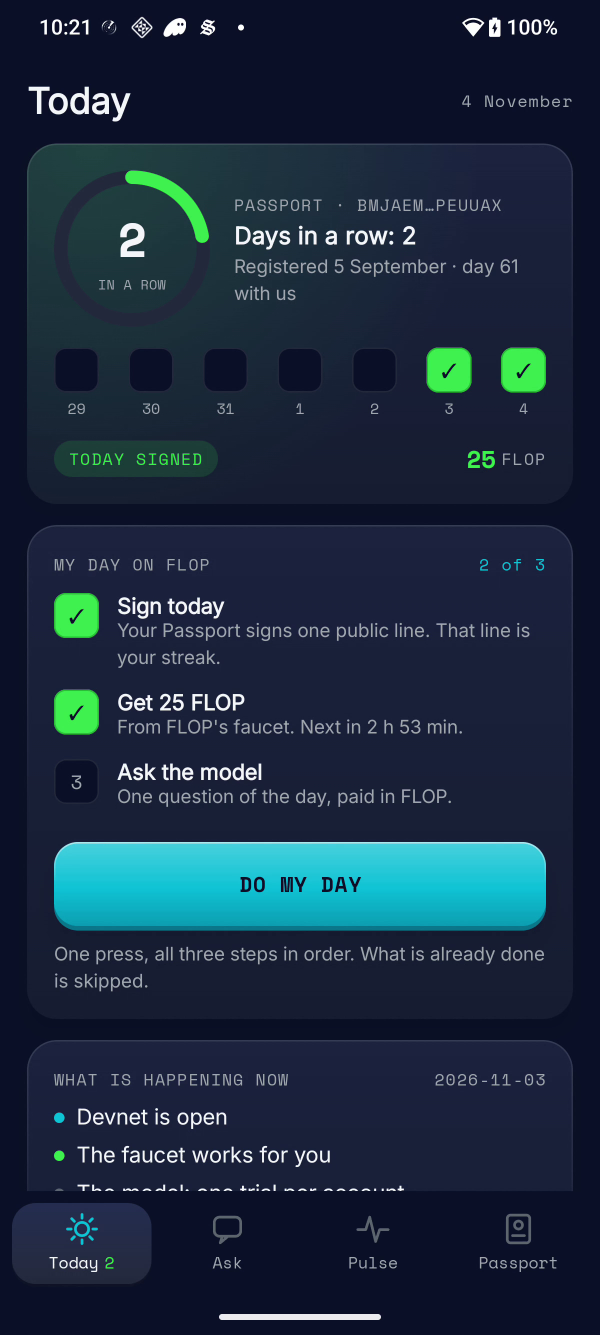
#> input picture design/store/raw/01-today.png, 1200 x 2670 px (shown at 1/2 size)
$ python build_banner.py
#> lines starting #> are read from the running program, lines starting #| are printed output that depends on the picture; after the words box and inside, x2 and y2 are one past the last pixel; in counts of white or black regions, pixels touching at a corner belong together
### design/store/showcase.py
"""Shared pieces for the store art that is built out of real phone captures.

The banner and the screenshots both want the same three things: a screen cut out
of a Seeker capture, a device shape to put it in, and a way to stand that device
at an angle. They live here so the two builders cannot drift apart.

Nothing in here invents a look. The palette is the app's own, the fonts are the
two the app ships, and every screen is a capture from the phone rather than a
mockup - which is the whole reason the art can be trusted to match what a person
installs.
"""
from __future__ import annotations

import os

import numpy as np
from PIL import Image, ImageDraw, ImageFilter

ROOT = os.path.abspath(os.path.join(os.path.dirname(os.path.abspath(__file__)), "..", ".."))
OUT = os.path.join(ROOT, "design", "store")
RAW = os.path.join(OUT, "raw")
FONTS = os.path.join(ROOT, "app", "src", "main", "res", "font")
MONO_B = os.path.join(FONTS, "space_mono_bold.ttf")
MONO_R = os.path.join(FONTS, "space_mono_regular.ttf")
INTER = os.path.join(FONTS, "inter_regular.ttf")

BASE = (10, 17, 40)
CYAN = (0, 180, 216)
BLUE = (4, 102, 200)
GREEN = (50, 215, 75)
ICE = (245, 247, 250)
GREY = (92, 102, 112)

# Measured on this Seeker, not guessed: the status bar ends at y=90 and the
# gesture pill owns the last 58 rows. Neither is the app, and both date a
# screenshot with somebody's battery level and notification icons.
STATUS_BAR_PX = 90
GESTURE_PILL_PX = 58


def screen(name):
    """One capture with the system furniture cropped off."""
    im = Image.open(os.path.join(RAW, name)).convert("RGB")
    return im.crop((0, STATUS_BAR_PX, im.width, im.height - GESTURE_PILL_PX))


def device(im, width, radius=0.055, edge=(58, 84, 132), edge_px=3):
    """Put a screen in a rounded body with a hairline edge, on transparency.

    The rounding is done at four times the size and scaled down, because a mask
    drawn straight at final size gives corners with visible steps in them.
    """
    h = round(im.height * width / im.width)
    im = im.resize((width, h), Image.LANCZOS).convert("RGBA")
    r = int(width * radius)

    s = 4
    mask = Image.new("L", (width * s, h * s), 0)
    ImageDraw.Draw(mask).rounded_rectangle((0, 0, width * s - 1, h * s - 1), radius=r * s, fill=255)
    mask = mask.resize((width, h), Image.LANCZOS)

    body = Image.new("RGBA", (width, h), (0, 0, 0, 0))
    body.paste(im, (0, 0))
    body.putalpha(mask)

    ring = Image.new("RGBA", (width, h), (0, 0, 0, 0))
    ImageDraw.Draw(ring).rounded_rectangle(
        (edge_px / 2, edge_px / 2, width - edge_px / 2 - 1, h - edge_px / 2 - 1),
        radius=r, outline=edge + (255,), width=edge_px,
    )
    body.alpha_composite(ring)
    return body


def _coeffs(dst, src):
    """Perspective coefficients mapping output points back to input points."""
    a, b = [], []
    for (x, y), (u, v) in zip(dst, src):
        a.append([x, y, 1, 0, 0, 0, -u * x, -u * y])
        a.append([0, 0, 0, x, y, 1, -v * x, -v * y])
        b += [u, v]
    return np.linalg.lstsq(np.array(a, float), np.array(b, float), rcond=None)[0]


def stand(im, lean, facing):
    """Tilt a device as if it were standing at an angle to the viewer.

    `lean` is how much of its height the far edge loses, 0 for flat on and about
    0.3 for a hard angle. `facing` is the side the near edge is on: a device to
    the left of the centre faces right, so its right edge is the tall one.

    The canvas grows by the same amount it would otherwise crop, so nothing is
    cut off and the caller can keep positioning by the centre.
    """
    w, h = im.size
    cut = h * lean / 2
    pad = int(cut) + 2
    canvas = Image.new("RGBA", (w, h + pad * 2), (0, 0, 0, 0))
    canvas.paste(im, (0, pad))
    W, H = canvas.size

    if facing == "right":
        dst = [(0, pad + cut), (W, pad), (W, H - pad), (0, H - pad - cut)]
    else:
        dst = [(0, pad), (W, pad + cut), (W, H - pad - cut), (0, H - pad)]
    src = [(0, 0), (W, 0), (W, H), (0, H)]
    return canvas.transform((W, H), Image.PERSPECTIVE, _coeffs(dst, src), Image.BICUBIC)


def recede(im, dim, blur=0.0):
    """Push a device into the distance: darker toward the background, softer."""
    if blur:
        im = im.filter(ImageFilter.GaussianBlur(blur))
    veil = Image.new("RGBA", im.size, BASE + (int(255 * dim),))
    veil.putalpha(Image.eval(im.split()[3], lambda v: int(v * dim)))
    out = im.copy()
    out.alpha_composite(veil)
    return out


def glow(size, centre, radius, colour, peak):
    """A soft radial wash, built small and blown back up so it stays smooth."""
    s = 8
    small = Image.new("L", (max(size[0] // s, 1), max(size[1] // s, 1)), 0)
    d = ImageDraw.Draw(small)
    cx, cy, r = centre[0] / s, centre[1] / s, radius / s
    steps = 44
    for i in range(steps, 0, -1):
        rr = r * i / steps
        d.ellipse((cx - rr, cy - rr, cx + rr, cy + rr), fill=int(peak * (1 - i / steps) ** 2))
    layer = Image.new("RGBA", size, colour + (0,))
    layer.putalpha(small.resize(size, Image.BICUBIC))
    return layer


def shade(size, centre, radius, peak):
    """The same wash in the background colour, to sit a bright word on."""
    return glow(size, centre, radius, BASE, peak)


# [20 lines left out: functions tint, fit, spaced, not called in this run]


def spaced_width(d, text, font, tracking=0):
    return sum(d.textlength(c, font=font) + tracking for c in text) - tracking


def paste_centre(bg, im, centre):
    bg.alpha_composite(im, (int(centre[0] - im.width / 2), int(centre[1] - im.height / 2)))

### design/store/build_store_assets.py
"""Build the dApp Store showcase art from the one source of truth.

Everything here is derived from design/icon/flop-passport-icon.svg and the two
fonts the app itself ships, so the store art and the app cannot drift apart.

    python design/store/build_store_assets.py

Writes into design/store/:
    icon-512.png              the store icon
    banner-1200x600.png       the store banner
    banner-overlay-check.png  the banner with the store's own furniture drawn on
    feature-1200x1200.png     feature graphic, only used by the Editor's choice rail

Two measured facts drive the layout, both taken off a real Seeker rather than
assumed:

  * The store draws the banner one to one and then puts the status bar, a round
    back arrow, the app icon and a bottom fade on top of it. Only
    x 440-1170 by y 110-460 is safe for anything that has to be read.
  * The published SKR Eyes icon is a 512 PNG with the rounded square baked in
    and transparent corners, radius 110 of 512. We match it so the two apps sit
    together in a list.

The icon uses the whole 108dp canvas rather than the central 72dp the launcher
mask keeps. The ink box measures x 28.0-79.9, y 20.1-86.2, so nothing is ever
clipped either way; the full canvas simply carries the margins the neighbouring
icon has.
"""
import os
import re
import subprocess

from PIL import Image, ImageDraw, ImageFont

ROOT = os.path.abspath(os.path.join(os.path.dirname(os.path.abspath(__file__)), "..", ".."))
OUT = os.path.join(ROOT, "design", "store")
SVG = os.path.join(ROOT, "design", "icon", "flop-passport-icon.svg")
FONTS = os.path.join(ROOT, "app", "src", "main", "res", "font")
MONO_B = os.path.join(FONTS, "space_mono_bold.ttf")
MONO_R = os.path.join(FONTS, "space_mono_regular.ttf")
INTER = os.path.join(FONTS, "inter_regular.ttf")
CHROME = r"C:\Program Files\Google\Chrome\Application\chrome.exe"
WORK = os.path.join(OUT, "_work")

BASE = (10, 17, 40)     # Base
CYAN = (0, 180, 216)    # FLOP Cyan
BLUE = (4, 102, 200)    # FLOP Blue
GREEN = (50, 215, 75)   # Electric Green
ICE = (245, 247, 250)   # Ice White
GREY = (92, 102, 112)   # FLOP Grey

RADIUS = 110 / 512      # measured off the published SKR Eyes icon
SAFE = (440, 110, 1170, 460)
DID = "did:key:z6Mkq2w8fJHnRES8sLV8ZC9YeiRG2eBJnLsqbvhyvg3zU1qs"


# ---------------------------------------------------------------- rendering ---

# [18 lines left out: function shoot, not called in this run]


def marks():
    """The three drawn elements, cut out as tight transparent images.

    Rendering each group alone and trimming by its own alpha beats redoing the
    transform arithmetic by hand: the bounding boxes come from the shapes.
    """
    svg = open(SVG, encoding="utf-8").read()
    groups = re.findall(r"<g transform=\"([^\"]+)\">(.*?)</g>", svg, re.S)
    assert len(groups) == 3, f"expected plate, FLOP and Seeker groups, got {len(groups)}"
    out = {}
    for name, (transform, inner), size in zip(("plate", "flop", "seeker"), groups, (2400, 4800, 4800)):
        doc = (f'<svg xmlns="http://www.w3.org/2000/svg" viewBox="0 0 108 108" '
               f'width="{size}" height="{size}"><g transform="{transform}">{inner}</g></svg>')
        im = shoot(doc, size, f"mark_{name}")
        out[name] = im.crop(im.split()[3].getbbox())
    return out


# ------------------------------------------------------------------ helpers ---

# [157 lines left out: functions rounded, glow, tint, fit, spaced, cut_card and 4 more, not called in this run]


# [6 lines that do not run on import are left out]

### design/store/build_banner.py
"""Build the store banner out of real screens standing behind the name.

    python design/store/build_banner.py

Writes design/store/banner-1200x600.png and, beside it, banner-overlay-check.png
with the store's own furniture drawn on top so the safe zone can be checked by
eye instead of taken on trust.

The idea, in one line: the name stands in front and the app stands behind it,
receding to both sides, so a person sees what the thing looks like before they
read a word about it.

Two measured constraints shape the layout, both taken off a real Seeker:

  * The store draws the banner one to one and then lays its status bar, a round
    back arrow, the app icon and a bottom fade over it. Only x 440-1170 by
    y 110-460 survives. So the centre of the composition is x 805, not 600 -
    "centred" here means centred in what a person actually sees, and the phones
    that fall in the covered third are there as texture, nothing else.

  * Every screen is a capture from the phone. Nothing here is a mockup, so the
    art cannot promise a screen the app does not have.
"""
import os

from PIL import Image, ImageDraw, ImageFont

from build_store_assets import marks
from showcase import (
    BASE, BLUE, CYAN, GREY, ICE, MONO_B, MONO_R, OUT,
    device, fit, glow, paste_centre, recede, shade, spaced, spaced_width, stand, screen, tint,
)

W, H = 1200, 600
SAFE = (440, 110, 1170, 460)
MID = ((SAFE[0] + SAFE[2]) // 2, (SAFE[1] + SAFE[3]) // 2)   # 805, 285

# Which capture stands where. Far from the middle means smaller, dimmer, softer
# and turned harder toward the viewer's centre - the four things that read as
# distance without drawing a single perspective line.
#
#   name, centre x, centre y, width, lean, facing, dim, blur
CROWD = [
    ("05-pulse.png", 88, 302, 166, 0.33, "right", 0.70, 2.0),
    ("04-passport.png", 268, 298, 196, 0.27, "right", 0.56, 1.2),
    ("03-knock.png", 440, 292, 230, 0.20, "right", 0.40, 0.5),
    ("01-today.png", 805, 286, 270, 0.00, "right", 0.76, 2.6),
    ("02-window.png", 1170, 292, 230, 0.20, "left", 0.38, 0.5),
]


def build():
    img = Image.new("RGBA", (W, H), BASE + (255,))
    img.alpha_composite(glow((W, H), (805, 300), 620, BLUE, 78))
#> in glow, `layer.putalpha(small.resize(size, Image.BICUBIC))`:
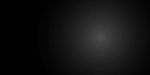
#> small: PIL image 150x75 L; min 0, max 74, mean 17.7
    img.alpha_composite(glow((W, H), (170, 330), 460, BLUE, 44))
#> call 2 of glow, with size = (1200, 600), centre = (170, 330), radius = 460, colour = (4, 102, 200), peak = 44
#> in glow (call 2), `layer.putalpha(small.resize(size, Image.BICUBIC))`:
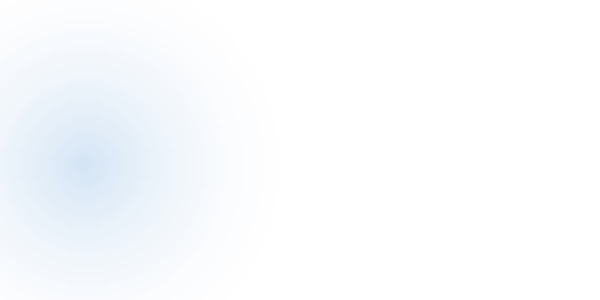
#> layer: PIL image 1200x600 RGBA (shown at 1/2 size); mean R, G, B, A 4, 102, 200, 5.4; transparent parts drawn white
#> in glow (call 2), `layer.putalpha(small.resize(size, Image.BICUBIC))`:
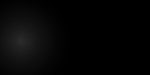
#> small: PIL image 150x75 L; min 0, max 42, mean 5.4

    # Back to front, so the near screens overlap the far ones rather than the
    # other way round.
    for name, cx, cy, width, lean, facing, dim, blur in sorted(CROWD, key=lambda r: r[6], reverse=True):
        body = device(screen(name), width)
#> in screen, im is the input picture: PIL image 1200x2670 RGB; mean R, G, B 26.4, 44, 63.5
#> in screen, `return im.crop((0, STATUS_BAR_PX, im.width, im.height - GESTURE_PILL_P..`:
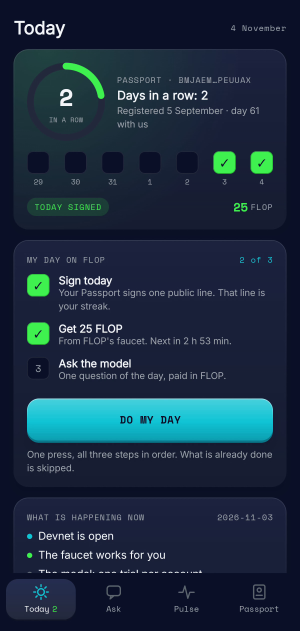
#> returned value: PIL image 1200x2522 RGB (shown at 1/4 size); mean R, G, B 26.5, 44.9, 64.2
#> in device, `h = round(im.height * width / im.width)`: h = 567
#> in device, `ImageDraw.Draw(mask).rounded_rectangle((0, 0, width * s - 1, h * s - 1..`:
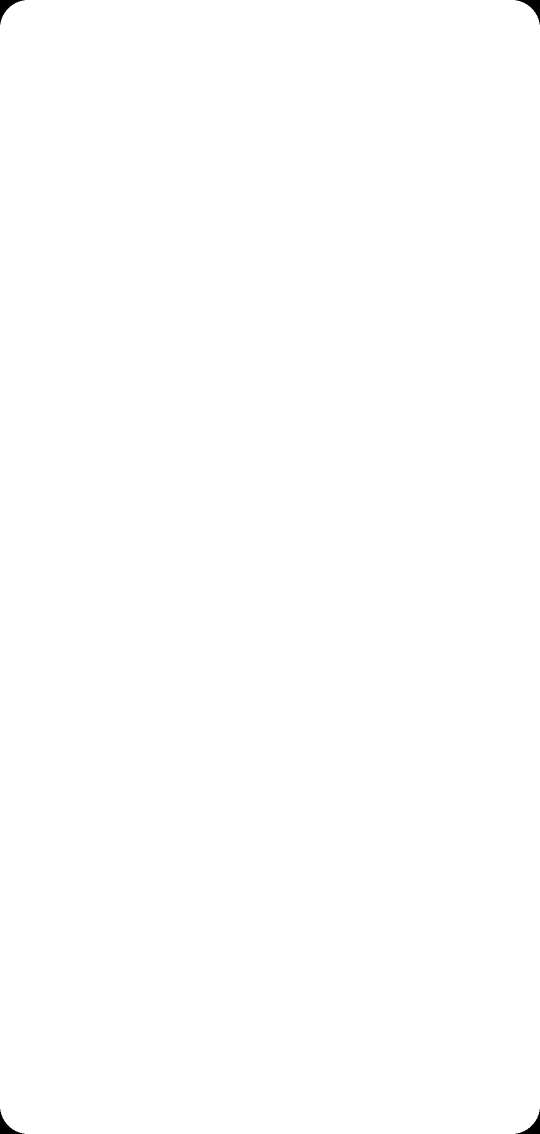
#> mask: PIL image 1080x2268 L (shown at 1/2 size); 99.9% white; 4 black regions, box (x1, y1, x2, y2) and area: (0, 0, 49, 49) 691, (1031, 0, 1080, 49) 691, (0, 2219, 49, 2268) 691, (1031, 2219, 1080, 2268) 691
        if lean:
            body = stand(body, lean, facing)
        paste_centre(img, recede(body, dim, blur), (cx, cy))
#> in recede, `veil = Image.new("RGBA", im.size, BASE + (int(255 * dim),))`:
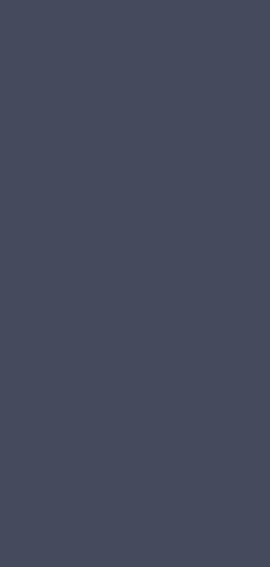
#> veil: PIL image 270x567 RGBA; mean R, G, B, A 10, 17, 40, 193; transparent parts drawn white
#> in paste_centre, `bg.alpha_composite(im, (int(centre[0] - im.width / 2), int(centre[1] -..`:
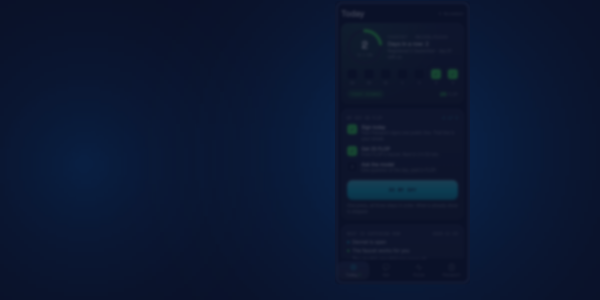
#> bg: PIL image 1200x600 RGBA (shown at 1/2 size); mean R, G, B, A 10.7, 23.3, 50.4, 255
#> pass 2 of the loop in build, `for name, cx, cy, width, lean, facing, dim, blur in sorted(CROWD, key=..`:
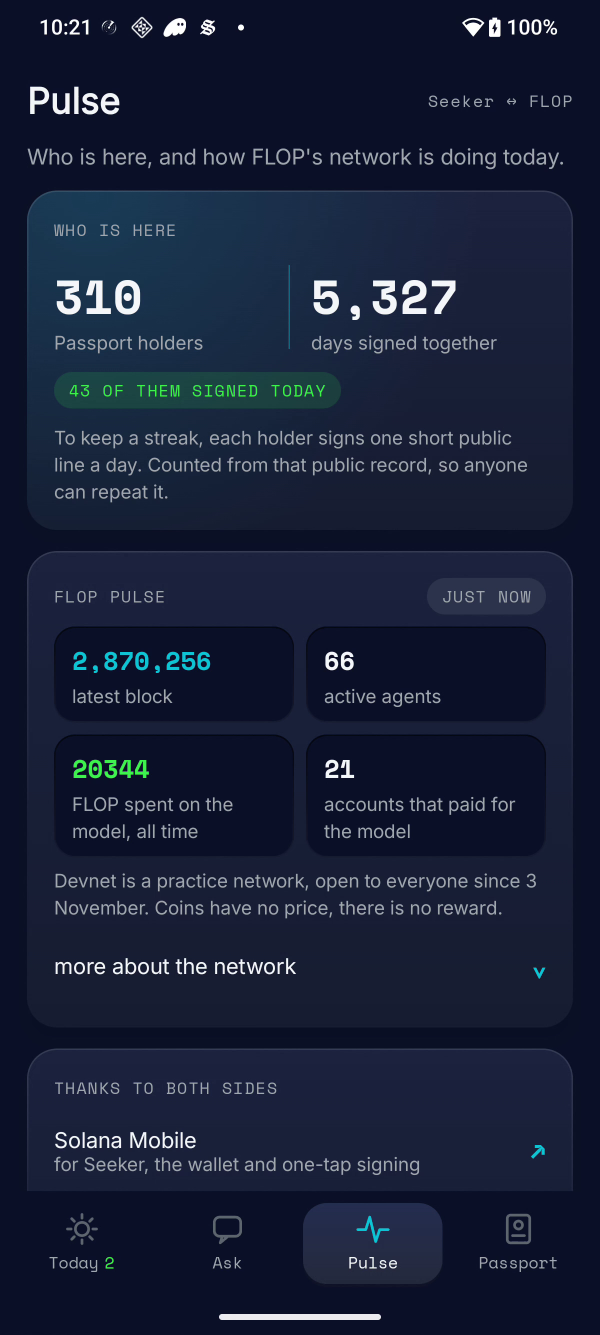
#> input picture design/store/raw/05-pulse.png, 1200 x 2670 px (shown at 1/2 size)
#> in screen, im is the input picture: PIL image 1200x2670 RGB; mean R, G, B 24.1, 32.3, 55.2
#> in device (call 2), `h = round(im.height * width / im.width)`: h = 349
#> in device (call 2), `ImageDraw.Draw(mask).rounded_rectangle((0, 0, width * s - 1, h * s - 1..`:
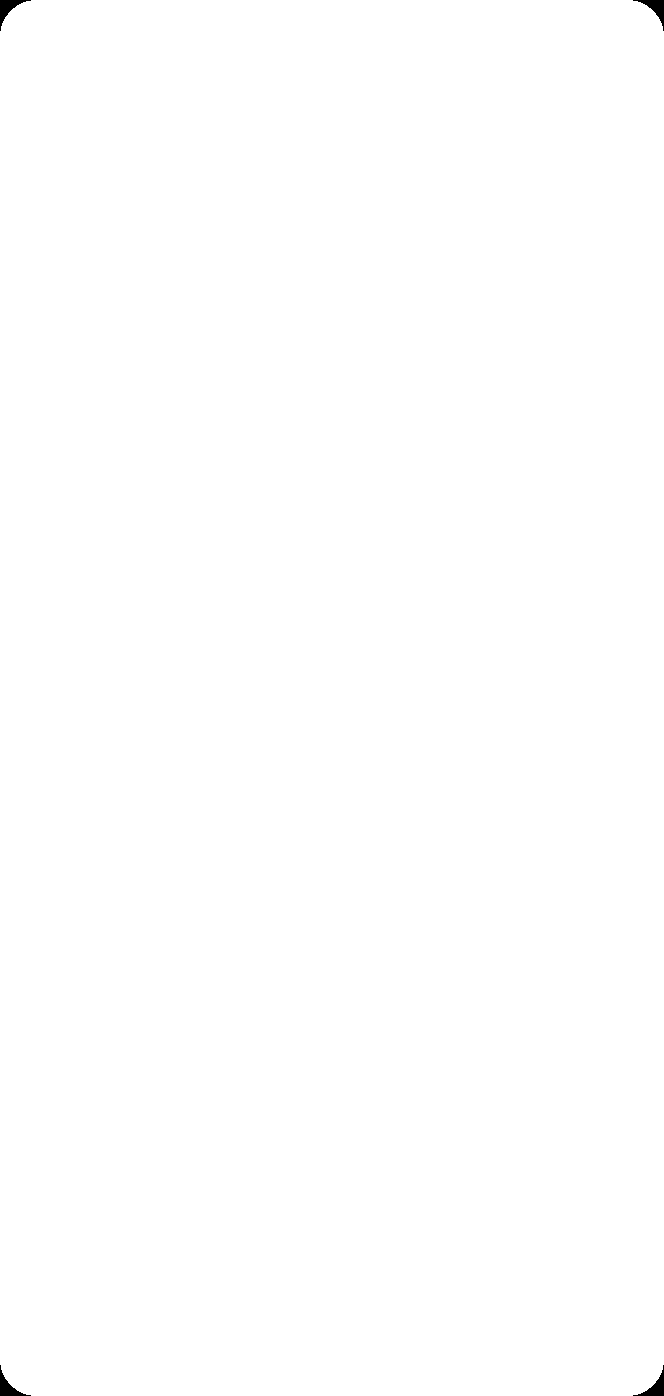
#> mask: PIL image 664x1396 L; 99.9% white; 4 black regions, box (x1, y1, x2, y2) and area: (0, 0, 31, 31) 287, (633, 0, 664, 31) 287, (0, 1365, 31, 1396) 287, (633, 1365, 664, 1396) 287
#> ring: PIL image 166x349 RGBA
#> out: PIL image 166x467 RGBA
#> in paste_centre (call 2), `bg.alpha_composite(im, (int(centre[0] - im.width / 2), int(centre[1] -..`:
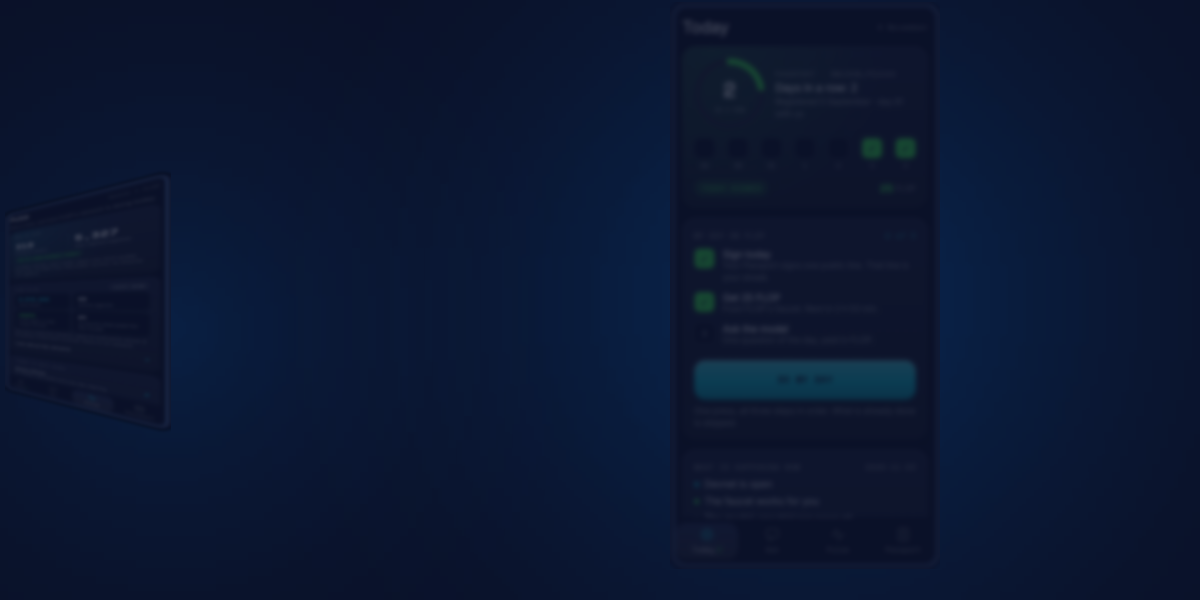
#> bg: PIL image 1200x600 RGBA; mean R, G, B, A 11, 23.1, 49.8, 255

    # The screens are busy and the name has to win. A wash of the background
    # colour, not a black box: the phones stay visible through it.
    img.alpha_composite(shade((W, H), MID, 460, 236))
    img.alpha_composite(glow((W, H), MID, 300, BLUE, 44))

    d = ImageDraw.Draw(img)
    m = marks()

    flop = fit(m["flop"], width=304)
    paste_centre(img, tint(flop, ICE, 1.0), (MID[0], 218))

    f = ImageFont.truetype(MONO_B, 30)
    line = "PASSPORT FOR SEEKER"
    tw = spaced_width(d, line, f, tracking=6)
    spaced(d, (MID[0] - tw / 2, 280), line, f, ICE, tracking=6)

    d.rectangle((MID[0] - 58, 336, MID[0] + 58, 338), fill=CYAN)

    sub = ImageFont.truetype(MONO_R, 21)
    tag = "your day on FLOP, from your Seeker"
    d.text((MID[0] - d.textlength(tag, font=sub) / 2, 362), tag, font=sub, fill=(154, 176, 200))

    img.convert("RGB").save(os.path.join(OUT, "banner-1200x600.png"))
    print("banner-1200x600.png")

    check = img.copy()
    p = ImageDraw.Draw(check, "RGBA")
    p.rectangle((0, 0, W, 100), fill=(255, 0, 0, 60))
    p.ellipse((60, 194, 200, 331), outline=(255, 0, 0, 200), width=3)
    p.rectangle((64, 491, 414, 600), fill=(255, 0, 0, 60))
    p.rectangle((0, 470, W, 599), outline=(255, 120, 0, 160), width=2)
    p.rectangle(SAFE, outline=(50, 215, 75, 220), width=2)
    check.convert("RGB").save(os.path.join(OUT, "banner-overlay-check.png"))
    print("banner-overlay-check.png")


if __name__ == "__main__":
#> (the run stopped early here; a loop or call above may not have finished)
